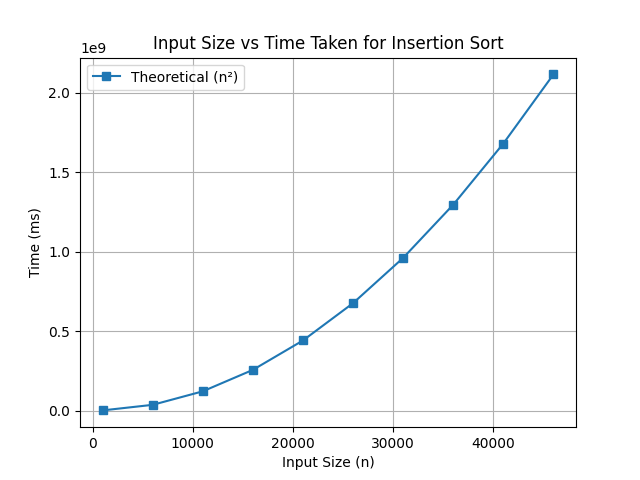

Write the Python code that produced this figure.
import math
import matplotlib.pyplot as plt

x = []
y_actual = []
y_theoretical = []

with open('outputIS.txt') as f:
    next(f) 
    for line in f:
        n, t = line.strip().split(',')
        x.append(int(n))
        y_actual.append(float(t))
        y_theoretical.append(int(n) * int(n)) 

plt.plot(x, y_theoretical, marker='s', label='Theoretical (n²)')
plt.title("Input Size vs Time Taken for Insertion Sort")
plt.xlabel("Input Size (n)")
plt.ylabel("Time (ms)")
plt.legend()
plt.grid(True)
plt.show()
